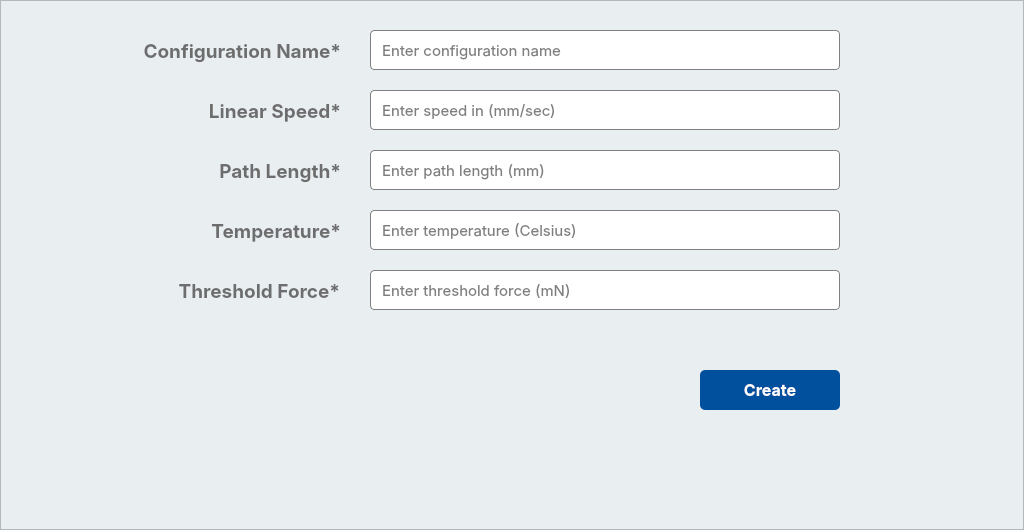
   <widget class="QFrame" name="screen_3">
    <property name="geometry">
     <rect>
      <x>0</x>
      <y>70</y>
      <width>1024</width>
      <height>530</height>
     </rect>
    </property>
    <property name="font">
     <font>
      <family>SF Pro Display</family>
     </font>
    </property>
    <property name="styleSheet">
     <string notr="true">background-color: rgb(233, 238, 241);</string>
    </property>
    <property name="frameShape">
     <enum>QFrame::StyledPanel</enum>
    </property>
    <property name="frameShadow">
     <enum>QFrame::Raised</enum>
    </property>
    <widget class="QPushButton" name="button_20">
     <property name="geometry">
      <rect>
       <x>700</x>
       <y>370</y>
       <width>140</width>
       <height>40</height>
      </rect>
     </property>
     <property name="font">
      <font>
       <family>SF Pro Display</family>
       <pointsize>12</pointsize>
       <weight>75</weight>
       <bold>true</bold>
      </font>
     </property>
     <property name="styleSheet">
      <string notr="true">QPushButton#button_20 {
    color: #FFFFFF; /* White text */
    background-color: #00509E; /* Dark blue background for sufficient contrast */
    border-radius: 5px; /* Optional styling */
    padding: 5px 10px; /* Optional spacing */
}
QPushButton#button_20:hover {
    background-color: #003F7F; /* Slightly darker blue on hover */
}</string>
     </property>
     <property name="text">
      <string>Create</string>
     </property>
    </widget>
    <widget class="QLabel" name="label_59">
     <property name="geometry">
      <rect>
       <x>120</x>
       <y>30</y>
       <width>221</width>
       <height>41</height>
      </rect>
     </property>
     <property name="font">
      <font>
       <family>SF Pro Display</family>
       <pointsize>14</pointsize>
       <weight>75</weight>
       <bold>true</bold>
      </font>
     </property>
     <property name="styleSheet">
      <string notr="true">color: #6d6d6d;</string>
     </property>
     <property name="text">
      <string>Configuration Name*</string>
     </property>
     <property name="alignment">
      <set>Qt::AlignRight|Qt::AlignTrailing|Qt::AlignVCenter</set>
     </property>
    </widget>
    <widget class="QLabel" name="label_60">
     <property name="geometry">
      <rect>
       <x>180</x>
       <y>90</y>
       <width>161</width>
       <height>41</height>
      </rect>
     </property>
     <property name="font">
      <font>
       <family>SF Pro Display</family>
       <pointsize>14</pointsize>
       <weight>75</weight>
       <bold>true</bold>
      </font>
     </property>
     <property name="styleSheet">
      <string notr="true">color: #6d6d6d;</string>
     </property>
     <property name="text">
      <string>Linear Speed*</string>
     </property>
     <property name="alignment">
      <set>Qt::AlignRight|Qt::AlignTrailing|Qt::AlignVCenter</set>
     </property>
    </widget>
    <widget class="QLabel" name="label_61">
     <property name="geometry">
      <rect>
       <x>200</x>
       <y>150</y>
       <width>141</width>
       <height>41</height>
      </rect>
     </property>
     <property name="font">
      <font>
       <family>SF Pro Display</family>
       <pointsize>14</pointsize>
       <weight>75</weight>
       <bold>true</bold>
      </font>
     </property>
     <property name="styleSheet">
      <string notr="true">color: #6d6d6d;</string>
     </property>
     <property name="text">
      <string>Path Length*</string>
     </property>
     <property name="alignment">
      <set>Qt::AlignRight|Qt::AlignTrailing|Qt::AlignVCenter</set>
     </property>
    </widget>
    <widget class="QLabel" name="label_62">
     <property name="geometry">
      <rect>
       <x>190</x>
       <y>210</y>
       <width>151</width>
       <height>41</height>
      </rect>
     </property>
     <property name="font">
      <font>
       <family>SF Pro Display</family>
       <pointsize>14</pointsize>
       <weight>75</weight>
       <bold>true</bold>
      </font>
     </property>
     <property name="styleSheet">
      <string notr="true">color: #6d6d6d;</string>
     </property>
     <property name="text">
      <string>Temperature*</string>
     </property>
     <property name="alignment">
      <set>Qt::AlignRight|Qt::AlignTrailing|Qt::AlignVCenter</set>
     </property>
    </widget>
    <widget class="QLabel" name="label_63">
     <property name="geometry">
      <rect>
       <x>160</x>
       <y>270</y>
       <width>180</width>
       <height>41</height>
      </rect>
     </property>
     <property name="font">
      <font>
       <family>SF Pro Display</family>
       <pointsize>14</pointsize>
       <weight>75</weight>
       <bold>true</bold>
      </font>
     </property>
     <property name="styleSheet">
      <string notr="true">color: #6d6d6d;</string>
     </property>
     <property name="text">
      <string>Threshold Force*</string>
     </property>
     <property name="alignment">
      <set>Qt::AlignRight|Qt::AlignTrailing|Qt::AlignVCenter</set>
     </property>
    </widget>
    <widget class="QLineEdit" name="input_13">
     <property name="geometry">
      <rect>
       <x>370</x>
       <y>30</y>
       <width>470</width>
       <height>40</height>
      </rect>
     </property>
     <property name="font">
      <font>
       <family>SF Pro Display</family>
       <pointsize>11</pointsize>
       <weight>50</weight>
       <bold>false</bold>
      </font>
     </property>
     <property name="styleSheet">
      <string notr="true">QLineEdit#input_13 {
    background-color: white;
    border: 1px solid gray;
    border-radius: 4px;
    padding: 5px;
}

/* When the user hovers over the input field */
QLineEdit#input_13:hover {
    background-color: #e0eef9;
}

/* When the input field is clicked/focused */
QLineEdit#input_13:focus {
    background-color: #cce7ff;
    border: 1px solid #0078d7; /* Optional: Highlight border */
}</string>
     </property>
     <property name="placeholderText">
      <string> Enter configuration name</string>
     </property>
     <property name="clearButtonEnabled">
      <bool>true</bool>
     </property>
    </widget>
    <widget class="QLineEdit" name="input_14">
     <property name="geometry">
      <rect>
       <x>370</x>
       <y>90</y>
       <width>470</width>
       <height>40</height>
      </rect>
     </property>
     <property name="font">
      <font>
       <family>SF Pro Display</family>
       <pointsize>11</pointsize>
       <weight>50</weight>
       <bold>false</bold>
      </font>
     </property>
     <property name="styleSheet">
      <string notr="true">QLineEdit#input_14 {
    background-color: white;
    border: 1px solid gray;
    border-radius: 4px;
    padding: 5px;
}

/* When the user hovers over the input field */
QLineEdit#input_14:hover {
    background-color: #e0eef9;
}

/* When the input field is clicked/focused */
QLineEdit#input_14:focus {
    background-color: #cce7ff;
    border: 1px solid #0078d7; /* Optional: Highlight border */
}</string>
     </property>
     <property name="placeholderText">
      <string> Enter speed in (mm/sec)</string>
     </property>
     <property name="clearButtonEnabled">
      <bool>true</bool>
     </property>
    </widget>
    <widget class="QLineEdit" name="input_15">
     <property name="geometry">
      <rect>
       <x>370</x>
       <y>150</y>
       <width>470</width>
       <height>40</height>
      </rect>
     </property>
     <property name="font">
      <font>
       <family>SF Pro Display</family>
       <pointsize>11</pointsize>
       <weight>50</weight>
       <bold>false</bold>
      </font>
     </property>
     <property name="styleSheet">
      <string notr="true">QLineEdit#input_15 {
    background-color: white;
    border: 1px solid gray;
    border-radius: 4px;
    padding: 5px;
}

/* When the user hovers over the input field */
QLineEdit#input_15:hover {
    background-color: #e0eef9;
}

/* When the input field is clicked/focused */
QLineEdit#input_15:focus {
    background-color: #cce7ff;
    border: 1px solid #0078d7; /* Optional: Highlight border */
}</string>
     </property>
     <property name="placeholderText">
      <string> Enter path length (mm)</string>
     </property>
     <property name="clearButtonEnabled">
      <bool>true</bool>
     </property>
    </widget>
    <widget class="QLineEdit" name="input_16">
     <property name="geometry">
      <rect>
       <x>370</x>
       <y>210</y>
       <width>470</width>
       <height>40</height>
      </rect>
     </property>
     <property name="font">
      <font>
       <family>SF Pro Display</family>
       <pointsize>11</pointsize>
       <weight>50</weight>
       <bold>false</bold>
      </font>
     </property>
     <property name="styleSheet">
      <string notr="true">QLineEdit#input_16 {
    background-color: white;
    border: 1px solid gray;
    border-radius: 4px;
    padding: 5px;
}

/* When the user hovers over the input field */
QLineEdit#input_16:hover {
    background-color: #e0eef9;
}

/* When the input field is clicked/focused */
QLineEdit#input_16:focus {
    background-color: #cce7ff;
    border: 1px solid #0078d7; /* Optional: Highlight border */
}</string>
     </property>
     <property name="placeholderText">
      <string> Enter temperature (Celsius)</string>
     </property>
     <property name="clearButtonEnabled">
      <bool>true</bool>
     </property>
    </widget>
    <widget class="QLineEdit" name="input_17">
     <property name="geometry">
      <rect>
       <x>370</x>
       <y>270</y>
       <width>470</width>
       <height>40</height>
      </rect>
     </property>
     <property name="font">
      <font>
       <family>SF Pro Display</family>
       <pointsize>11</pointsize>
       <weight>50</weight>
       <bold>false</bold>
      </font>
     </property>
     <property name="styleSheet">
      <string notr="true">QLineEdit#input_17 {
    background-color: white;
    border: 1px solid gray;
    border-radius: 4px;
    padding: 5px;
}

/* When the user hovers over the input field */
QLineEdit#input_17:hover {
    background-color: #e0eef9;
}

/* When the input field is clicked/focused */
QLineEdit#input_17:focus {
    background-color: #cce7ff;
    border: 1px solid #0078d7; /* Optional: Highlight border */
}</string>
     </property>
     <property name="placeholderText">
      <string> Enter threshold force (mN)</string>
     </property>
     <property name="clearButtonEnabled">
      <bool>true</bool>
     </property>
    </widget>
    <widget class="QLabel" name="label_64">
     <property name="geometry">
      <rect>
       <x>310</x>
       <y>320</y>
       <width>561</width>
       <height>30</height>
      </rect>
     </property>
     <property name="font">
      <font>
       <family>SF Pro Display</family>
       <pointsize>14</pointsize>
      </font>
     </property>
     <property name="text">
      <string/>
     </property>
     <property name="alignment">
      <set>Qt::AlignCenter</set>
     </property>
    </widget>
   </widget>
